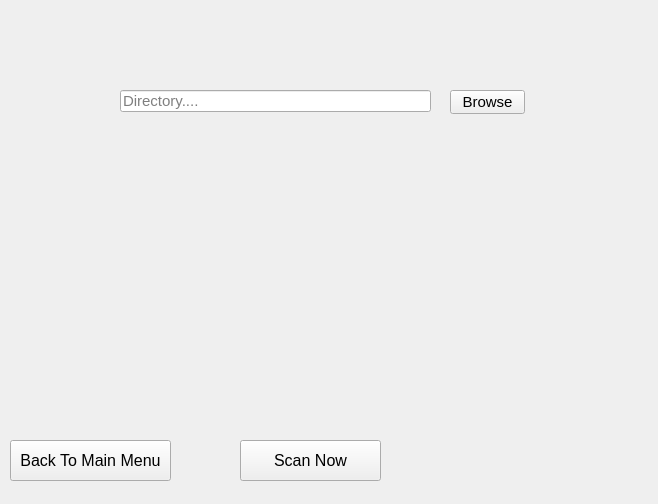
<?xml version="1.0" encoding="UTF-8"?>
<ui version="4.0">
 <class>Form</class>
 <widget class="QWidget" name="Form">
  <property name="geometry">
   <rect>
    <x>0</x>
    <y>0</y>
    <width>658</width>
    <height>504</height>
   </rect>
  </property>
  <property name="windowTitle">
   <string>PIIE</string>
  </property>
  <widget class="QStackedWidget" name="stackedWidget">
   <property name="geometry">
    <rect>
     <x>0</x>
     <y>30</y>
     <width>651</width>
     <height>451</height>
    </rect>
   </property>
   <property name="font">
    <font>
     <pointsize>11</pointsize>
    </font>
   </property>
   <property name="currentIndex">
    <number>1</number>
   </property>
   <widget class="QWidget" name="WelcomeScreenPanel">
    <widget class="QRadioButton" name="ScanFilesButton">
     <property name="geometry">
      <rect>
       <x>130</x>
       <y>220</y>
       <width>161</width>
       <height>20</height>
      </rect>
     </property>
     <property name="text">
      <string>Scan For Files</string>
     </property>
    </widget>
    <widget class="QRadioButton" name="ScanDirectoryButton">
     <property name="geometry">
      <rect>
       <x>360</x>
       <y>220</y>
       <width>161</width>
       <height>20</height>
      </rect>
     </property>
     <property name="text">
      <string>Scan In Directory</string>
     </property>
    </widget>
    <widget class="QLabel" name="label_4">
     <property name="geometry">
      <rect>
       <x>70</x>
       <y>60</y>
       <width>541</width>
       <height>101</height>
      </rect>
     </property>
     <property name="text">
      <string>Welcome! Select one of the following options below to begin your PII Scanning!</string>
     </property>
    </widget>
   </widget>
   <widget class="QWidget" name="FileDirectoriesPanel">
    <widget class="QLineEdit" name="DirectoryLineEdit">
     <property name="geometry">
      <rect>
       <x>120</x>
       <y>60</y>
       <width>311</width>
       <height>22</height>
      </rect>
     </property>
     <property name="font">
      <font>
       <pointsize>11</pointsize>
      </font>
     </property>
     <property name="placeholderText">
      <string>Directory....</string>
     </property>
    </widget>
    <widget class="QPushButton" name="DirectoriesBrowseButton">
     <property name="geometry">
      <rect>
       <x>450</x>
       <y>60</y>
       <width>75</width>
       <height>24</height>
      </rect>
     </property>
     <property name="font">
      <font>
       <pointsize>11</pointsize>
      </font>
     </property>
     <property name="text">
      <string>Browse</string>
     </property>
    </widget>
    <widget class="QPushButton" name="DirectoryScanNowButton">
     <property name="geometry">
      <rect>
       <x>240</x>
       <y>410</y>
       <width>141</width>
       <height>41</height>
      </rect>
     </property>
     <property name="font">
      <font>
       <pointsize>12</pointsize>
      </font>
     </property>
     <property name="text">
      <string>Scan Now</string>
     </property>
    </widget>
    <widget class="QPushButton" name="DirectoriesMainMenuButton">
     <property name="geometry">
      <rect>
       <x>10</x>
       <y>410</y>
       <width>161</width>
       <height>41</height>
      </rect>
     </property>
     <property name="font">
      <font>
       <pointsize>12</pointsize>
      </font>
     </property>
     <property name="text">
      <string>Back To Main Menu</string>
     </property>
    </widget>
   </widget>
   <widget class="QWidget" name="FilesPanel">
    <widget class="QLineEdit" name="FileLineEdit">
     <property name="geometry">
      <rect>
       <x>100</x>
       <y>40</y>
       <width>311</width>
       <height>22</height>
      </rect>
     </property>
     <property name="font">
      <font>
       <pointsize>11</pointsize>
      </font>
     </property>
     <property name="placeholderText">
      <string>File....</string>
     </property>
    </widget>
    <widget class="QPushButton" name="FileBrowseButton">
     <property name="geometry">
      <rect>
       <x>440</x>
       <y>40</y>
       <width>75</width>
       <height>24</height>
      </rect>
     </property>
     <property name="font">
      <font>
       <pointsize>11</pointsize>
      </font>
     </property>
     <property name="text">
      <string>Browse</string>
     </property>
    </widget>
    <widget class="QPushButton" name="FileScanNowButton">
     <property name="geometry">
      <rect>
       <x>250</x>
       <y>390</y>
       <width>141</width>
       <height>41</height>
      </rect>
     </property>
     <property name="font">
      <font>
       <pointsize>12</pointsize>
      </font>
     </property>
     <property name="text">
      <string>Scan Now</string>
     </property>
    </widget>
    <widget class="QPushButton" name="FileMainMenuButton">
     <property name="geometry">
      <rect>
       <x>10</x>
       <y>390</y>
       <width>161</width>
       <height>41</height>
      </rect>
     </property>
     <property name="font">
      <font>
       <pointsize>12</pointsize>
      </font>
     </property>
     <property name="text">
      <string>Back To Main Menu</string>
     </property>
    </widget>
   </widget>
   <widget class="QWidget" name="ScanningPanel">
    <widget class="QLabel" name="label_2">
     <property name="geometry">
      <rect>
       <x>250</x>
       <y>70</y>
       <width>131</width>
       <height>51</height>
      </rect>
     </property>
     <property name="font">
      <font>
       <pointsize>20</pointsize>
      </font>
     </property>
     <property name="text">
      <string>Scanning...</string>
     </property>
    </widget>
    <widget class="QProgressBar" name="ProgressBar">
     <property name="geometry">
      <rect>
       <x>200</x>
       <y>290</y>
       <width>251</width>
       <height>23</height>
      </rect>
     </property>
     <property name="font">
      <font>
       <pointsize>15</pointsize>
      </font>
     </property>
     <property name="value">
      <number>24</number>
     </property>
    </widget>
   </widget>
   <widget class="QWidget" name="ResultsScreen">
    <widget class="QLabel" name="label_3">
     <property name="geometry">
      <rect>
       <x>270</x>
       <y>30</y>
       <width>81</width>
       <height>41</height>
      </rect>
     </property>
     <property name="font">
      <font>
       <pointsize>18</pointsize>
      </font>
     </property>
     <property name="text">
      <string>Results</string>
     </property>
    </widget>
    <widget class="QTextBrowser" name="FileResults">
     <property name="geometry">
      <rect>
       <x>100</x>
       <y>90</y>
       <width>441</width>
       <height>291</height>
      </rect>
     </property>
    </widget>
    <widget class="QPushButton" name="ResultsMainMenuButton">
     <property name="geometry">
      <rect>
       <x>140</x>
       <y>390</y>
       <width>161</width>
       <height>41</height>
      </rect>
     </property>
     <property name="font">
      <font>
       <pointsize>12</pointsize>
      </font>
     </property>
     <property name="text">
      <string>Back To Main Menu</string>
     </property>
    </widget>
    <widget class="QPushButton" name="FindingsFolderButton">
     <property name="geometry">
      <rect>
       <x>350</x>
       <y>390</y>
       <width>161</width>
       <height>41</height>
      </rect>
     </property>
     <property name="font">
      <font>
       <pointsize>12</pointsize>
      </font>
     </property>
     <property name="text">
      <string>Open Findings Folder</string>
     </property>
    </widget>
   </widget>
  </widget>
 </widget>
 <resources/>
 <connections/>
</ui>
